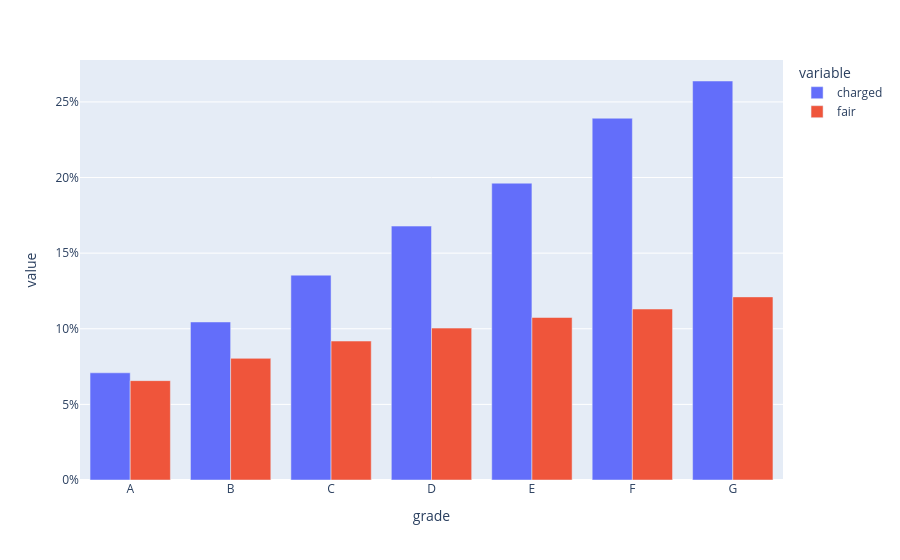

Notebook code for this chart:
### Markdown cell above
## The fair rate
`fair rate = risk-free rate + required margin + yearly expected loss`

This is a simplified teaching formula. Change the assumptions and watch the answer move: that sensitivity is part of the finding.

### Code cell
t = test.assign(model_pd=p)
t['fair_rate'] = finance.fair_rate(t['model_pd'], t['term_months'], lgd)
t['gap'] = t['int_rate'] / 100 - t['fair_rate']
by_grade = t.groupby('grade').agg(charged=('int_rate', lambda s: s.mean() / 100), fair=('fair_rate', 'mean'), gap=('gap', 'mean')).reset_index()
px.bar(by_grade.melt('grade', ['charged', 'fair']), x='grade', y='value', color='variable', barmode='group').update_layout(yaxis_tickformat='.0%').show()
by_grade

### Figure 1 — Plotly figure (JSON) as saved in the notebook; plotly's stock layout.template omitted (floating-point values rounded to 4 significant figures)
{"data": [{"alignmentgroup": "True", "hovertemplate": "variable=charged<br>grade=%{x}<br>value=%{y}<extra></extra>", "legendgroup": "charged", "marker": {"color": "#636efa", "pattern": {"shape": ""}}, "name": "charged", "offsetgroup": "charged", "orientation": "v", "showlegend": true, "textposition": "auto", "type": "bar", "x": ["A", "B", "C", "D", "E", "F", "G"], "xaxis": "x", "y": [0.07087, 0.1045, 0.1354, 0.1679, 0.1963, 0.2392, 0.2638], "yaxis": "y"}, {"alignmentgroup": "True", "hovertemplate": "variable=fair<br>grade=%{x}<br>value=%{y}<extra></extra>", "legendgroup": "fair", "marker": {"color": "#EF553B", "pattern": {"shape": ""}}, "name": "fair", "offsetgroup": "fair", "orientation": "v", "showlegend": true, "textposition": "auto", "type": "bar", "x": ["A", "B", "C", "D", "E", "F", "G"], "xaxis": "x", "y": [0.0657, 0.08043, 0.09187, 0.1004, 0.1074, 0.1131, 0.1211], "yaxis": "y"}], "layout": {"barmode": "group", "legend": {"title": {"text": "variable"}, "tracegroupgap": 0}, "margin": {"t": 60}, "xaxis": {"anchor": "y", "domain": [0.0, 1.0], "title": {"text": "grade"}}, "yaxis": {"anchor": "x", "domain": [0.0, 1.0], "tickformat": ".0%", "title": {"text": "value"}}}}
